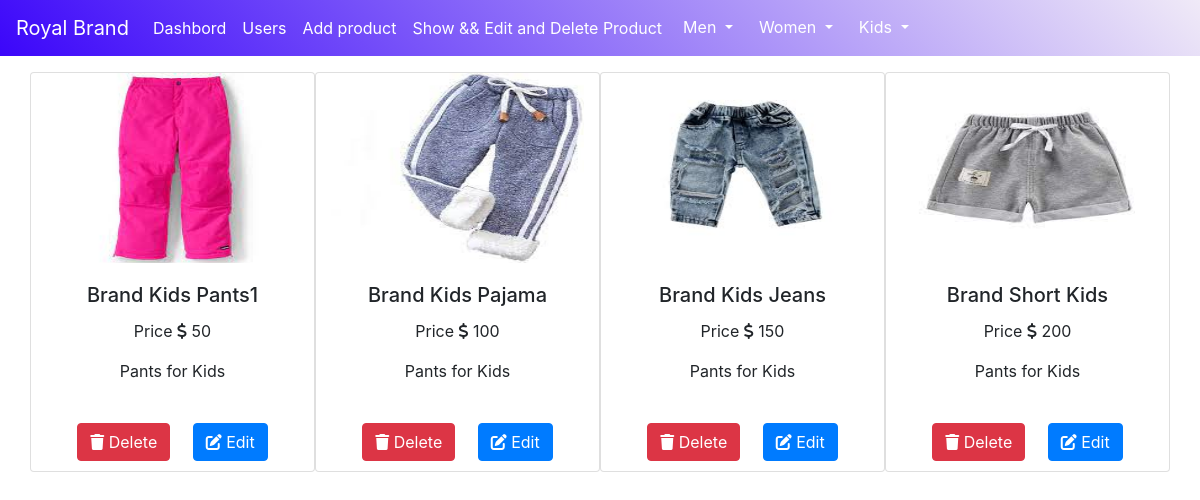
Page /admin/Kids/pants.php on the committed database.
### tables this page shows
CREATE TABLE `getfile` (
  `ID` int(4) NOT NULL,
  `imageName` varchar(255) NOT NULL,
  `imageTmpName` varchar(255) NOT NULL,
  `price` varchar(255) NOT NULL,
  `brand` varchar(50) NOT NULL,
  `image2Name` varchar(255) NOT NULL,
  `image2TmpName` varchar(255) NOT NULL,
  `image3Name` varchar(255) NOT NULL,
  `image3TmpName` varchar(255) NOT NULL,
  `size1` varchar(10) NOT NULL,
  `size2` varchar(10) NOT NULL,
  `size3` varchar(10) NOT NULL,
  `color1` varchar(20) NOT NULL,
  `color2` varchar(20) NOT NULL,
  `color3` varchar(20) NOT NULL,
  `categoryCat` varchar(30) NOT NULL,
  `personName` varchar(20) NOT NULL
);

### admin/Kids/pants.php (the view, shortened to what this page needs)
<?php
require '../../db.php';
$selectImage=$database->prepare("SELECT * from getfile Where  categoryCat='Pants' and personName='Kids'");
$selectImage->execute();
?>
<!doctype html>
<html lang="en">
  <head>
    <link rel="stylesheet" href="https://stackpath.bootstrapcdn.com/bootstrap/4.3.1/css/bootstrap.min.css">
</head>
  <body>
  <nav class="navbar navbar-expand-lg navbar-light bg-light " style="background-image:linear-gradient(45deg, #3b06fa 0%, #f0eaf7 100%)">
  <a class="navbar-brand text-white" href="#" >Royal Brand</a>
  <div class="collapse navbar-collapse" id="navbarSupportedContent">
    <ul class="navbar-nav mr-auto">
      <li class="nav-item active">
      <a class="nav-link text-white" href="../dashbord.php">Dashbord </a>
      </li>
      <li class="nav-item">
        <a class="nav-link text-white" href="../Users.php">Users</a>
      </li>
      <li class="nav-item">
        <a class="nav-link text-white" href="../AddProduct.php">Add product</a>
      </li>
      <li class="nav-item">
        <a class="nav-link text-white" href="../edit and delete Product admin.php">Show && Edit and Delete Product</a>
      </li>
      <div class="dropdown">
  <button class="btn dropdown-toggle text-white" type="button" id="dropdownMenuButton2" data-toggle="dropdown" aria-expanded="false">
    Men
  </button>
</div>
<div class="dropdown">
  <button class="btn  dropdown-toggle text-white" type="button" id="dropdownMenuButton1" data-toggle="dropdown" aria-expanded="false">
    Women
  </button>
</div>
<div class="dropdown">
  <button class="btn  dropdown-toggle text-white" type="button" id="dropdownMenuButton" data-toggle="dropdown" aria-expanded="false">
    Kids
  </button>
</div>
    </ul>
  </div>
</nav>
        <div class="container ">
            <div class="row justify-content-center ">
<?php  foreach ($selectImage AS $sql){
     echo '<div class="card col-lg-3 col-md-6 col-sm-12 text-center mt-3 " style="width: 18rem; height:400px;">';
        echo'<img src="../../image/'.$sql['imageName'].'" class="card-img-top " alt="'.$sql["personName"].$sql["imageName"].'" height="190px" width="100%">';
        echo'<div class="card-body " >';
            echo'<h5 class="card-title">Brand '.$sql['brand'].'</h5>';
            echo'<p class="card-text">Price '.'<i class="fas fa-dollar-sign"></i> '.$sql['price'].'</p>';
            echo'<p class="card-text"> '.$sql['categoryCat'].' for '.$sql['personName'].'</p>';
        echo'</div>';
       echo' <form  method="get">';
        echo'<div class="card-body d-flex justify-content-around  mb-5" >';
        echo'<button type="submit" name="remove" value="'.$sql['ID'].'" class="btn btn-danger"><i class="fas fa-trash"></i> Delete</button>';
        echo'<a type="button" class="btn btn-primary text-white"  name="edit"  href="../edit product.php?getId='.$sql['ID'].'"><i class="fas fa-edit"></i> Edit</a>';
        echo'</div>';
        echo'</div>';
}
?>
            </div>
        </div>
  </body>
</html>

### rows in the picture
getfile: imageName (picture), brand "Kids Pants1", price "50", categoryCat "Pants", personName "Kids", $sql['ID'] 122 (drawn)
getfile: imageName (picture), brand "Kids Pajama", price "100", categoryCat "Pants", personName "Kids", $sql['ID'] 123 (drawn)
getfile: imageName+personName (picture), brand "Kids Jeans", price "150", categoryCat "Pants", personName "Kids", $sql['ID'] 124 (drawn)
getfile: imageName (picture), brand "Short Kids", price "200", categoryCat "Pants", personName "Kids", $sql['ID'] 125 (drawn)
